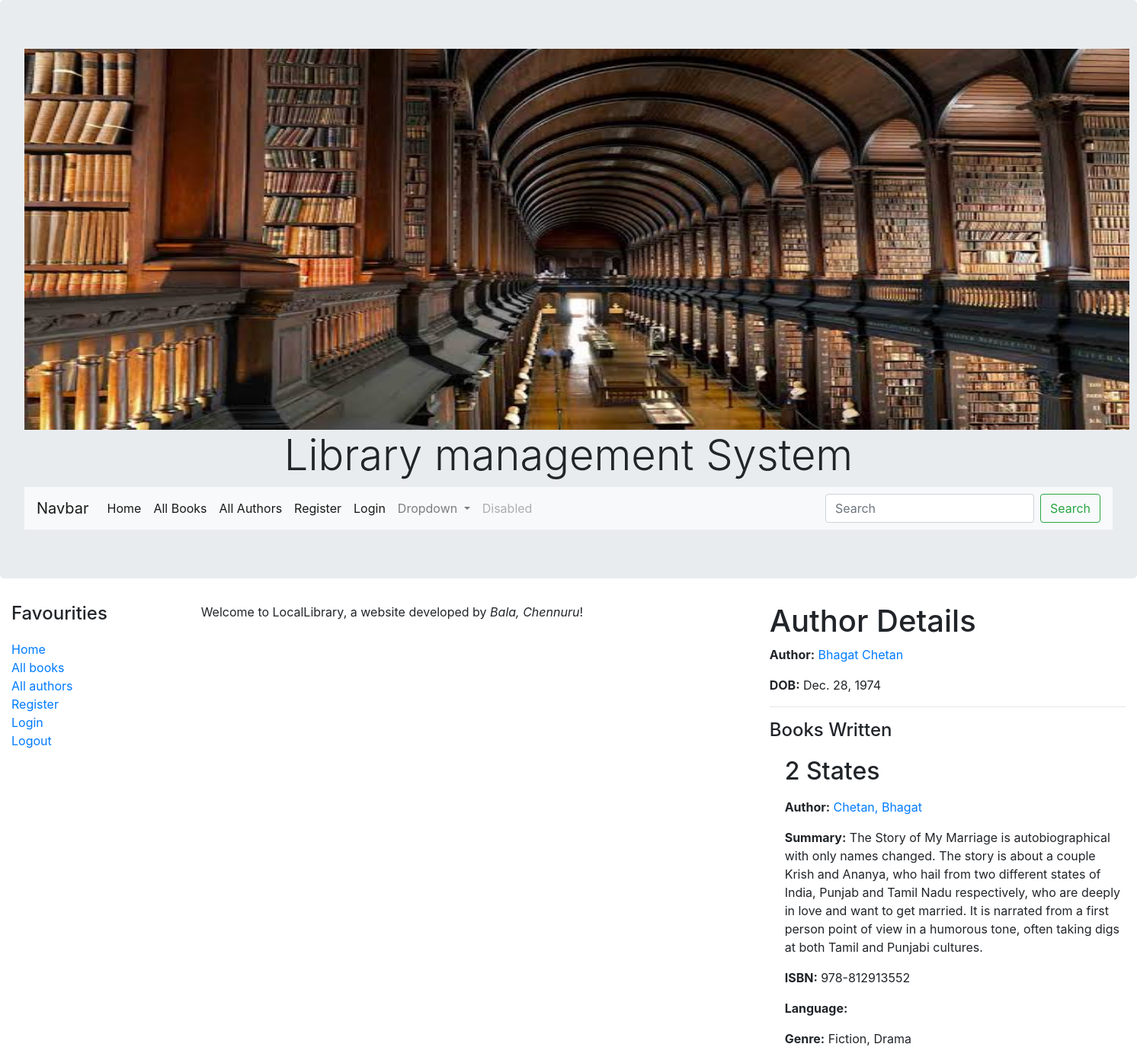
Page /catalog/authors/1 on the committed database.
### catalog/models.py (models this page shows, shortened)
class Author(models.Model):
    first_name = models.CharField(max_length=100)
    last_name = models.CharField(max_length=100)
    date_of_birth = models.DateField(null=True, blank=True)
    date_of_death = models.DateField(null=True, blank=True)
    class Meta:
        ordering = ['last_name', 'first_name']
    def __str__(self):
        return f'{self.first_name}, {self.last_name}'

class Book(models.Model):
    title = models.CharField(max_length=200)
    author = models.ForeignKey('Author', on_delete=models.SET_NULL, null=True)
    summary = models.TextField(max_length=1000, help_text='Enter a brief description of the book')
    isbn = models.CharField('ISBN', max_length=13, help_text='13 Character <a href="https://www.isbn-international.org/content/what-isbn">ISBN number</a>')
    genre = models.ManyToManyField(Genre, help_text='Select a genre for this book')
    def display_genre(self):
        """Create a string for the Genre. This is required to display genre in Admin."""
        return ', '.join(genre.name for genre in self.genre.all()[:3])
    display_genre.short_description = 'Genre'

class Genre(models.Model):
    name = models.CharField(max_length=200, help_text='Enter a book genre (e.g. Science Fiction)')
    def __str__(self):
        return self.name

### catalog/views.py (the view)
# urls.py: path('authors/<int:pk>', views.AuthorDetailView.as_view(), name='author-detail'),
class AuthorDetailView(generic.DetailView):
    model = Author
    context_object_name = 'selected_author'
    template_name = 'author_detail.html'

### catalog/templates/author_detail.html
{% extends "base.html" %}
{% block content %}
  <h1>Author Details </h1>
  <p><strong>Author:</strong> <a href="">{{ selected_author.last_name }} {{ selected_author.first_name }}</a></p>
  <p><strong>DOB:</strong> {{ selected_author.date_of_birth }}</p>
  <hr><h4>Books Written</h4>
  <div style="margin-left:20px;margin-top:20px">
    {% for book in selected_author.book_set.all %}
      <p><h2>{{book.title}}</h2></p>
      <p><strong>Author:</strong> <a href="">{{ book.author }}</a></p>
      <p><strong>Summary:</strong> {{ book.summary }}</p>
      <p><strong>ISBN:</strong> {{ book.isbn }}</p>
      <p><strong>Language:</strong> {{ book.language }}</p>
      <p><strong>Genre:</strong> {{ book.genre.all|join:", " }}</p>
    {% endfor %}
  </div>
{% endblock %}

### rows in the picture
Author: last_name "Bhagat", first_name "Chetan", date_of_birth "Dec. 28, 1974"
Book: title "2 States", author "Chetan, Bhagat", summary "The Story of My Marriage is autobiographical with only names changed. The story is about a couple Krish and Ananya, who hail from two different states of India, Punjab and Tamil Nadu respectively, who are deeply in love and want to get married. It is narrated from a first person point of view in a humorous tone, often taking digs at both Tamil and Punjabi cultures.", isbn "978-812913552", genre.all "Fiction, Drama"
